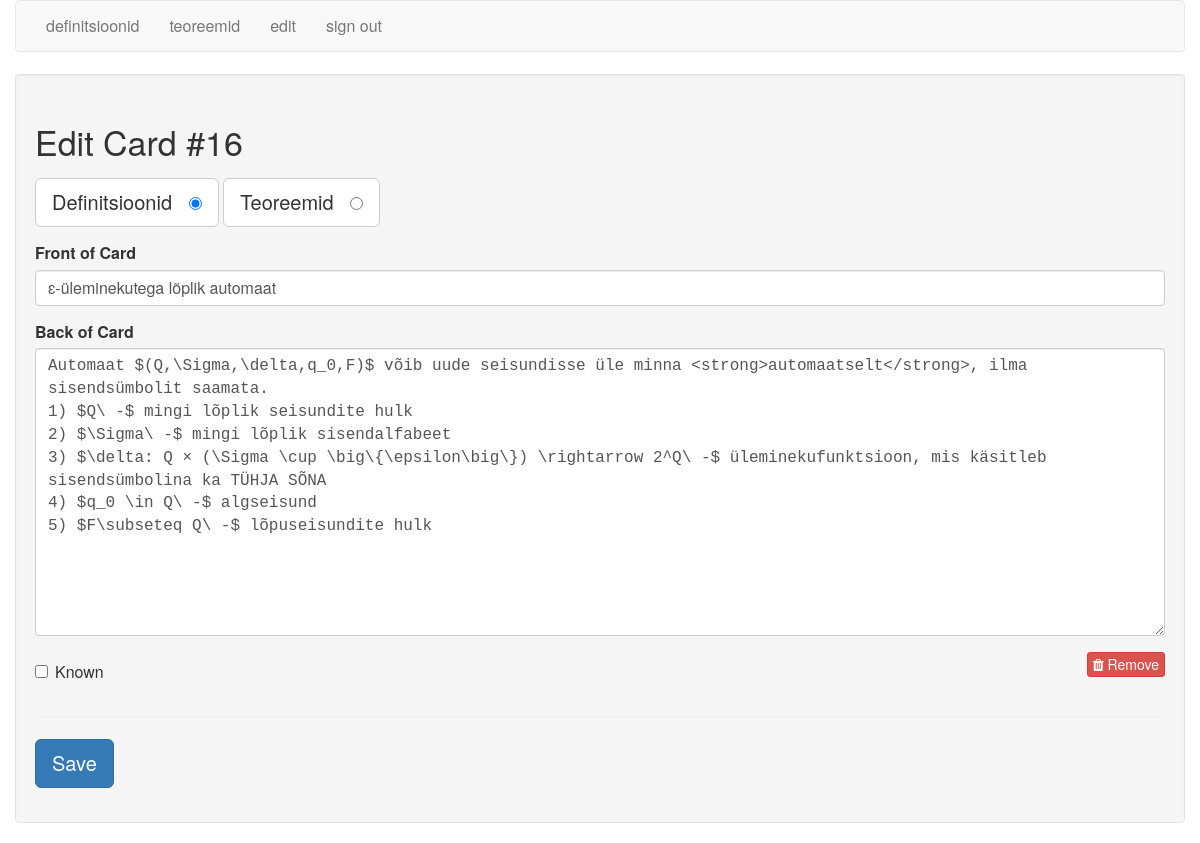
Screenshot of /edit/16 (signed in) with the database file from the repository.
### tables this page shows
CREATE TABLE cards (
  id integer primary key autoincrement,
  type tinyint not null, /* 1 for vocab, 2 for code */
  front text not null,
  back text not null,
  known boolean default 0
);

### flash_cards.py (the view)
@app.route('/edit/<card_id>')
def edit(card_id):
    if not session.get('logged_in'):
        return redirect(url_for('login'))
    db = get_db()
    query = '''
        SELECT id, type, front, back, known
        FROM cards
        WHERE id = ?
    '''
    cur = db.execute(query, [card_id])
    card = cur.fetchone()
    return render_template('edit.html', card=card)

### flash_cards.py (called while the page is built)
def connect_db():
    rv = sqlite3.connect(app.config['DATABASE'])
    rv.row_factory = sqlite3.Row
    return rv

def get_db():
    if not hasattr(g, 'sqlite_db'):
        g.sqlite_db = connect_db()
    return g.sqlite_db

### templates/edit.html (shortened to what this page needs)
{% extends "layout.html" %}
{% block body %}
    <div class="well">
        <h2>Edit Card #{{ card.id }}</h2>
        <form action="{{ url_for('edit_card') }}" method="post" class="cardForm">
            <div class="form-group">
                <label for="general" class="btn btn-default btn-lg">Definitsioonid &nbsp;
                    <input type="radio" name="type" value="1"
                           id="general" {{ "checked" if (card.type == 1) else "" }} />
                </label>
                <label for="code" class="btn btn-default btn-lg">Teoreemid &nbsp;
                    <input type="radio" name="type" value="2" id="code" {{ "checked" if (card.type == 2) else "" }} />
                </label>
            </div>
            <div class="form-group">
                <label for="front">Front of Card</label>
                <input type="text" name="front" id="front" class="form-control" value="{{ card.front|e }}">
            </div>
            <div class="form-group">
                <label for="back">Back of Card</label>
                <textarea name="back"
                          class="form-control"
                          id="back"
                          placeholder="back of card"
                          rows="12">{{ card.back|e }}</textarea>
            </div>
            <div class="row">
                <div class="col-xs-6">
                    <div class="checkbox">
                        <label>
                            <input type="checkbox" name="known"
                                   value="1" {{ "checked" if (card.known == 1) else "" }} /> Known
                        </label>
                    </div>
                </div>
                <div class="col-xs-6 text-right">
                    <a href="{{ url_for('delete', card_id=card.id) }}" class="btn btn-danger btn-xs">
                        <i class="fa fa-trash"></i>
                        Remove
                    </a>
                </div>
            </div>
            <hr/>
            <div class="form-group">
                <button type="submit" class="saveButton btn btn-lg btn-primary">Save</button>
            </div>
        </form>
    </div>
{% endblock %}

### static/style.css (style rules this page uses)
textarea { font-family: monospace; }

### rows the page displays
cards: id "16", front "ɛ-üleminekutega lõplik automaat", back "Automaat $(Q,\\Sigma,\\delta,q_0,F)$ võib uude seisundisse üle minna <strong>automaatselt</strong>, ilma sisendsümbolit saamata. 1) $Q\\ -$ mingi lõplik seisundite hulk 2) $\\Sigma\\ -$ mingi lõplik sisendalfabeet 3) $\\delta: Q × (\\Sigma \\cup \\big\\{\\epsilon\\big\\}) \\rightarrow 2^Q\\ -$ üleminekufunktsioon, mis käsitleb sisendsümbolina ka TÜHJA SÕNA 4) $q_0 \\in Q\\ -$ algseisund 5) $F\\subseteq Q\\ -$ lõpuseisundite hulk"
